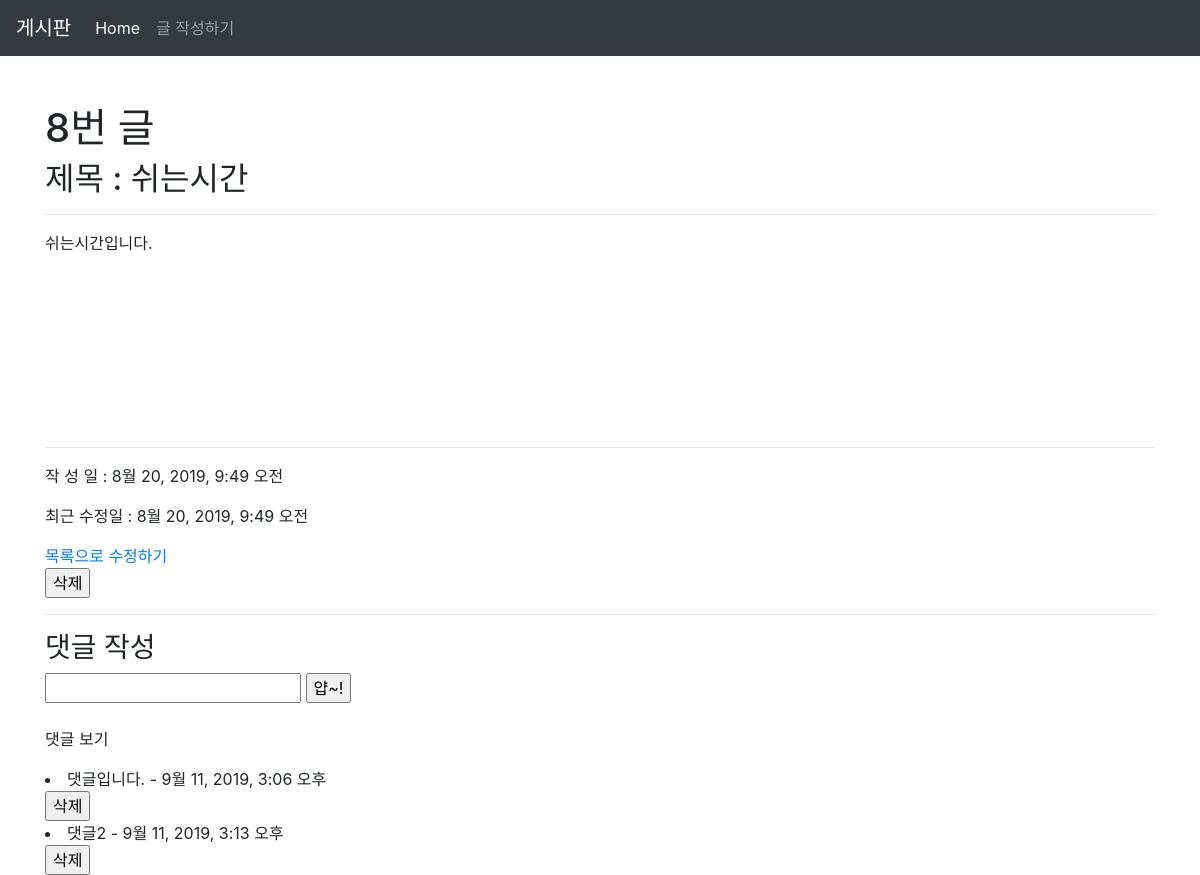
/articles/8/, run on the app's committed database.
### articles/models.py (models this page shows, shortened)
class Article(models.Model):
    title = models.CharField(max_length=10)
    content = models.TextField()
    created_at = models.DateTimeField(auto_now_add=True)
    updated_at = models.DateTimeField(auto_now=True)

class Comment(models.Model):
    content = models.CharField(max_length=140)
    created_at = models.DateTimeField(auto_now_add=True)
    article = models.ForeignKey(Article, on_delete=models.CASCADE)

### articles/views.py (the view)
# urls.py: path('<int:article_pk>/', views.detail, name='detail'),
def detail(request, article_pk):
    article = Article.objects.get(pk=article_pk)
    context = {
        'article': article
    }
    return render(request, 'articles/detail.html', context)

### articles/templates/articles/detail.html (shortened to what this page needs)
{% extends 'articles/base.html' %}
{% block body %}
<h1>{{ article.id }}번 글</h1>
<h2>제목 : {{ article.title }}</h2>
<hr>
<div style="height: 200px">
  <p>{{ article.content }}</p>
</div>
<hr>
<p>작 성 일 : {{ article.created_at }}</p>
<p>최근 수정일 : {{ article.updated_at }}</p>
<a href="{% url 'articles:index'%}">목록으로</a>
<a href="{% url 'articles:update' article.pk %}">수정하기</a>
<form action="{% url 'articles:delete' article.pk %}" method="POST" onclick="return confirm('진짜 지울래?')">
  <input type="submit" value="삭제">
</form>
<hr>
<h3>댓글 작성</h3>
<form action="{% url 'articles:comment_create' article.pk %}" method="POST">
  <input name="content" type="text">
  <input type="submit" value="얍~!">
</form>
<br>
<div>
  <p>댓글 보기</p>
  {% for comment in article.comment_set.all %}
    <li>{{ comment.content }} - {{ comment.created_at }}
    </li>
    <form action="{% url 'articles:comment_delete' article.pk comment.pk %}" method="POST"
    onclick="return confirm('진짜 지울래?')">
        <input type="submit" value="삭제">
    </form>
    {% empty %}
    <p> 댓글이 없어요ㅜㅜ 작성 해주세요</p>
    <br>
  {% endfor %}
</div>
{% endblock %}

### data on the page
Article: id "8", title "쉬는시간", content "쉬는시간입니다.", created_at "8월 20, 2019, 9:49 오전", updated_at "8월 20, 2019, 9:49 오전"
Comment: content "댓글입니다.", created_at "9월 11, 2019, 3:06 오후"
Comment: content "댓글2", created_at "9월 11, 2019, 3:13 오후"
